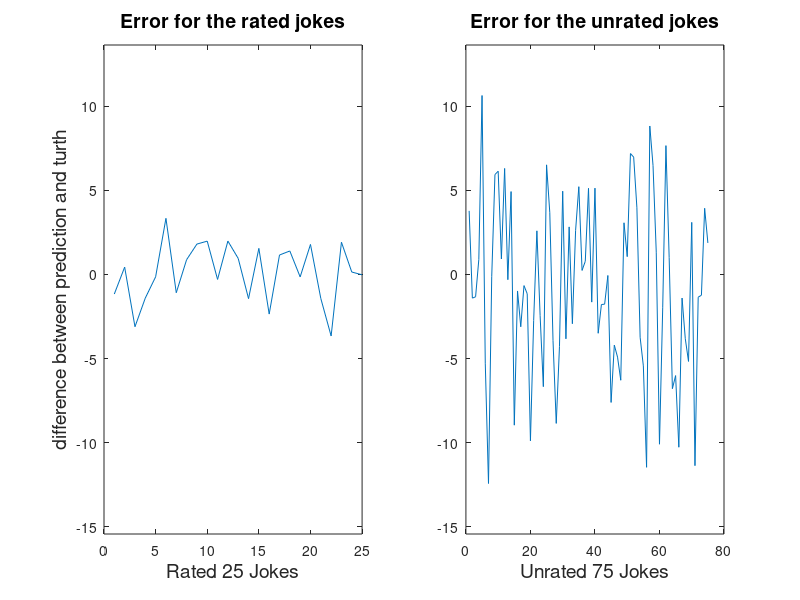

MATLAB code for this plot:
%% Predict user ratings based on others
%% load the data matrix
clear all; clc; close all; 
% Each row is a joke, we have 100 jokes.  
% Each column is a user. We have 7200 users 
% Each of the users rated the quality of each joke on a scale of [-10, 10].
load('jesterdata.mat')
% load the partial data for the new user 
% b is the partial rating, the user rated x out of 100 jokes
load('newuser.mat')

%% read constant 
RATING.max = 10;
RATING.min = -10;
[numJokes, numUsers] = size(X);
% check the information provided 
ratedJokesIdx = (logical(b >= RATING.min) & logical(b <= RATING.max)); 
numRatedJokes = sum(ratedJokesIdx);
% select the first 20 columns 
Xsubset = X(:,1:20);

%% analysis 
% fit least square 
A = Xsubset(ratedJokesIdx,:);
y = b(ratedJokesIdx);
weights = inv(A'* A) * A' * y;

% compare to the truth 
prediction = Xsubset * weights;
testerror = prediction - trueb;

% plot the test error 
subplot(1,2,1)
plot(testerror(ratedJokesIdx))
ylim([min(testerror)-3 max(testerror)+3])
title('Error for the rated jokes', 'fontsize', 14)
ylabel('difference between prediction and turth', 'fontsize', 14)
xlabel('Rated 25 Jokes', 'fontsize', 14)
subplot(1,2,2)
plot(testerror(~ratedJokesIdx))
ylim([min(testerror)-3 max(testerror)+3])
title('Error for the unrated jokes', 'fontsize', 14)
xlabel('Unrated 75 Jokes', 'fontsize', 14)
% mean test error 
mean(abs(testerror(ratedJokesIdx)))
mean(abs(testerror(~ratedJokesIdx)))
% predict favoriate joke
find(prediction == max(prediction))